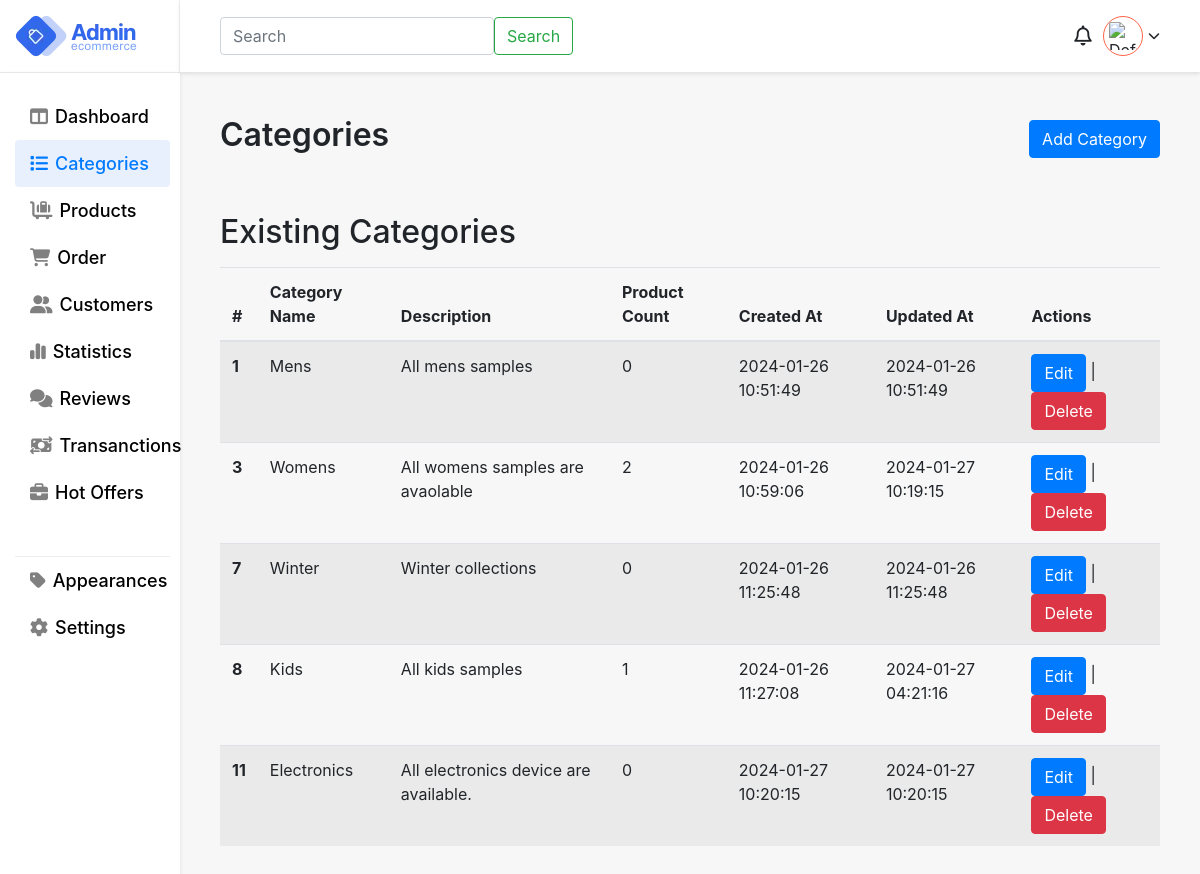
The app's page /files/categories.php (signed in), older data.
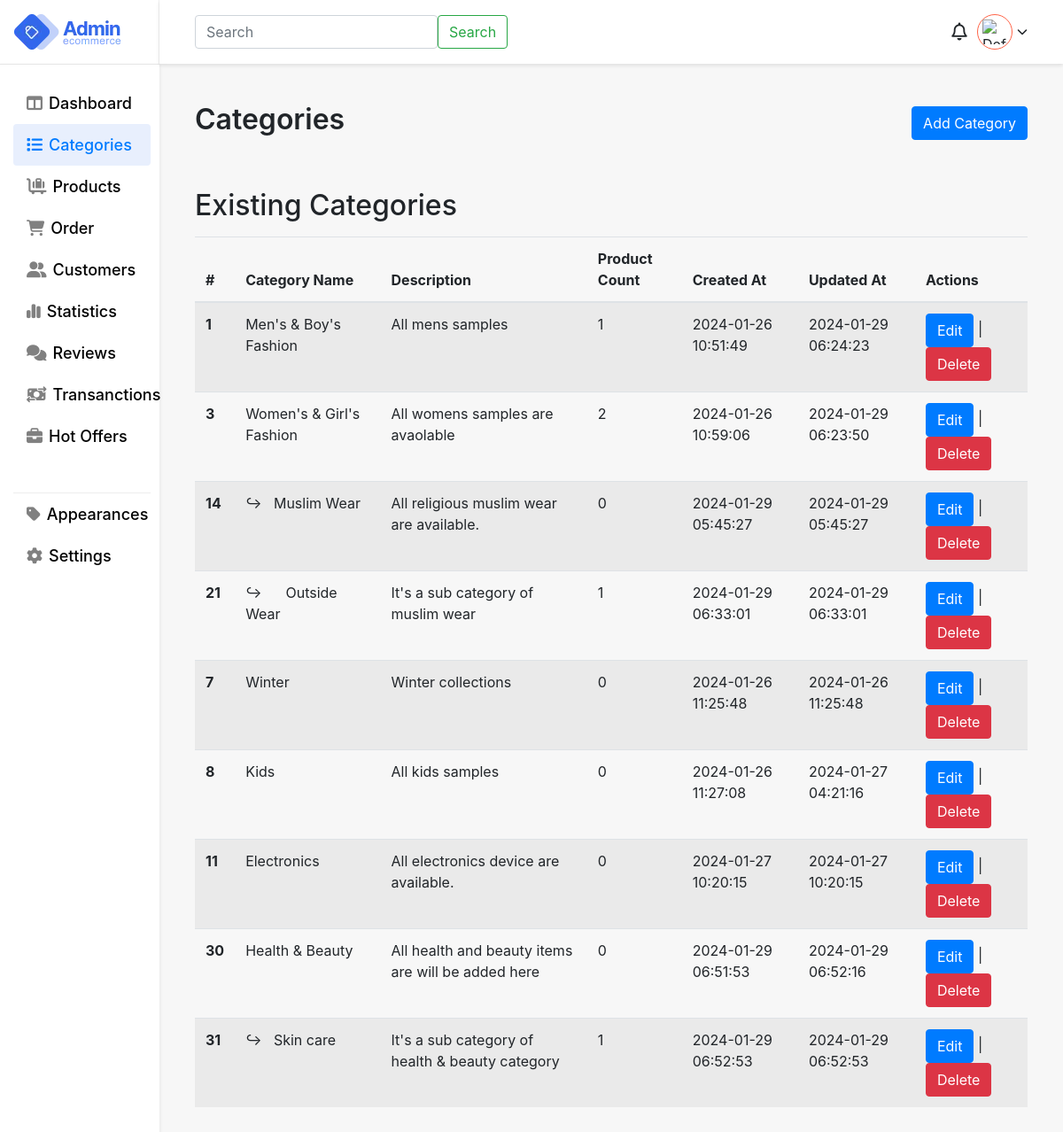
The same page, newer data.
### tables this page shows
CREATE TABLE `categories` (
  `id` int(11) NOT NULL,
  `name` varchar(255) DEFAULT NULL,
  `parent_category_id` int(11) DEFAULT NULL,
  `category_description` text DEFAULT NULL,
  `created_at` timestamp NOT NULL DEFAULT current_timestamp(),
  `updated_at` timestamp NOT NULL DEFAULT current_timestamp() ON UPDATE current_timestamp(),
  `level` int(11) DEFAULT 0
);

### files/categories.php (the view, shortened to what this page needs)
<?php
require_once "../auth/db-connection/config.php";
?>
<!DOCTYPE html>
<html lang="en">
<head>
    <link rel="stylesheet" href="https://stackpath.bootstrapcdn.com/bootstrap/4.5.2/css/bootstrap.min.css">
    <link rel="stylesheet" href="https://cdnjs.cloudflare.com/ajax/libs/font-awesome/6.5.1/css/all.min.css" />
    <link rel="stylesheet" href="../styling/style.css">
</head>
<body style="background:#f7f7f7;">
    <main>
        <div class="app-wrapper">
            <div class="app-sidebar">
                <div class="side-header flex pr-3">
                    <div class="logo flex">
                        <img src="images/logo.webp" alt="logo">
                    </div>
                </div>
                <div class="sidebard-nav">
                    <ul>
                        <li class="">
                            <a href="dashboard.php">
                                <i class="fa-solid fa-table-columns"></i>
                                <span class="block">Dashboard</span>
                            </a>
                        </li>
                        <li class="active">
                            <a href="categories.php">
                                <i class="fa-solid fa-list"></i>
                                <span class="block">Categories</span>
                            </a>
                        </li>
                        <li>
                            <a href="products.php">
                               <i class="fa-solid fa-cart-flatbed-suitcase"></i>
                                <span class="block">Products</span>
                            </a>
                        </li>
                        <li>
                            <a href="">
                                  <i class="fa-solid fa-cart-shopping"></i>
                                <span class="block">Order</span>
                            </a>
                        </li>
                        <li>
                            <a href="">
                                <i class="fa-solid fa-user-group"></i>
                                <span class="block">Customers</span>
                            </a>
                        </li>
                        <li>
                            <a href="">
                                <i class="fa-solid fa-chart-simple"></i>
                                <span class="block">Statistics</span>
                            </a>
                        </li>
                        <li>
                            <a href="">
                                <i class="fa-solid fa-comments"></i>
                                <span class="block">Reviews</span>
                            </a>
                        </li>
                        <li>
                            <a href="">
                                <i class="fa-solid fa-money-bill-transfer"></i>
                                <span class="block">Transanctions</span>
                            </a>
                        </li>
                        <li>
                            <a href="">
                                <i class="fa-solid fa-briefcase"></i>
                                <span class="block">Hot Offers</span>
                            </a>
                        </li>
                         <li class="devided-nav">
                            <a href="">
                                <i class="fa-solid fa-tag"></i>
                                <span class="block">Appearances</span>
                            </a>
                        </li>
                         <li>
                            <a href="">
                                <i class="fa-solid fa-gear"></i>
                                <span class="block">Settings</span>
                            </a>
                        </li>
                    </ul>
                </div>
            </div>
            <div class="header-body">
                <div class="user flex-end">
                    <div class="search">
                        <form class="d-flex gap-3" role="search">
                            <input class="form-control me-2" type="search" placeholder="Search" aria-label="Search">
                            <button class="btn btn-outline-success" type="submit">Search</button>
                        </form>
                    </div>
                    <div class="account">
                        <div class="notifications">
                            <i class="fa-regular fa-bell"></i>
                        </div>
                        <div class="wrap-u" onclick="toggleUserOptions()">
                            <div class="user-pro flex">
                                <?php if (isset($_SESSION["profile_photo"])) : ?>
                                    <img src="<?php echo $_SESSION["profile_photo"]; ?>" alt="Profile Photo">
                                <?php else : ?>
                                    <img src="default_profile_photo.jpg" alt="Default Profile Photo">
                                <?php endif; ?>
                            </div>
                            <i class="fa-solid fa-chevron-down"></i>
                        </div>
                    </div>
                </div>
                <div class="h-container">
                    <div class="main">
                        <div class="flex">
                            <h1 class="page-heading"> Categories </h1>
                           <button type="button" class="btn btn-primary" data-bs-toggle="modal" data-bs-target="#addCategoryModal">Add Category</button>
                        </div>
<?php
$sql = "SELECT c.id, c.name, c.category_description, COUNT(p.id) AS product_count,
       c.created_at, c.updated_at,
       COALESCE(parent.parent_category_id, 0) AS parent_category_id,
       COALESCE(parent.level, 0) AS level
FROM categories c
LEFT JOIN products p ON c.id = p.category_id
LEFT JOIN (
    SELECT id, COALESCE(parent_category_id, 0) AS parent_category_id, 0 AS level
    FROM categories
    WHERE parent_category_id IS NULL
    UNION ALL
    SELECT c.id, c.parent_category_id, parent.level + 1
    FROM categories c
    JOIN categories parent ON c.parent_category_id = parent.id
) parent ON c.id = parent.id
GROUP BY c.id";
try {
    $stmt = $connection->query($sql);
    $categories = $stmt->fetchAll(PDO::FETCH_ASSOC);
} catch (PDOException $e) {
    echo "Error fetching categories: " . $e->getMessage();
    exit;
}
?>
<div class="existing-cat mt-5">
    <h2>Existing Categories</h2>
    <table class="table table-striped mt-3">
        <thead>
            <tr>
                <th scope="col">#</th>
                <th scope="col">Category Name</th>
                <th scope="col">Description</th>
                <th scope="col">Product Count</th>
                <th scope="col">Created At</th>
                <th scope="col">Updated At</th>
                <th scope="col">Actions</th>
            </tr>
        </thead>
        <tbody>
            <?php
            function displayCategories($categories, $parentId = null)
            {
                foreach ($categories as $category) {
                    if ($category['parent_category_id'] == $parentId) {
                        echo '<tr class="level-' . $category['level'] . '">';
                        echo '<th scope="row">' . $category['id'] . '</th>';
                        echo '<td class="level-' . $category['level'] . '">';
                        if ($category['level'] > 0) {
                            echo '&#x21AA;';
                        }
                        echo str_repeat('&nbsp;&nbsp;&nbsp;', $category['level']) . htmlspecialchars($category['name']) . '</td>';
                        echo '<td>' . htmlspecialchars($category['category_description']) . '</td>';
                        echo '<td>' . $category['product_count'] . '</td>';
                        echo '<td>' . htmlspecialchars($category['created_at']) . '</td>';
                        echo '<td>' . htmlspecialchars($category['updated_at']) . '</td>';
                        echo '<td>';
                        echo '<a class="btn btn-primary" href="category_edit.php?up_id=' . $category['id'] . '">Edit</a> | ';
                        echo '<a class="btn btn-danger" href="../auth/backend-assets/category/category_delete.php?del_id=' . $category['id'] . '">Delete</a>';
                        echo '</td>';
                        echo '</tr>';
                        displayCategories($categories, $category['id']);
                    }
                }
            }
            if (!empty($categories)) {
                displayCategories($categories, null);
            } else {
                echo "<tr><td colspan='7'>No categories found</td></tr>";
            }
            ?>
        </tbody>
    </table>
</div>
                    </div>
                </div>
            </div>
        </div>
    </main>
</body>
</html>

### styling/style.css (style rules this page uses)
.flex { display: flex; justify-content: space-between; align-items: center; }
.flex-end { display: flex; justify-content: flex-end; align-items: center; }
.block { display: block; }
.h-container { padding: 40px; transition: all 0.4s ease-in-out; }
.page-heading { font-size: 42px; font-weight: 600; line-height: 45px; }
.app-wrapper { display: flex; justify-content: space-between; min-height: 100vh; }
.app-sidebar { width: 15%; }
.side-header { background: #fff; box-shadow: 0 2px 4px #0000001a; height: 72px; padding: 0 10px 0 15px; padding-right: 10px; border-right: 1px solid #cccccc42; }
.sidebard-nav { background: #fff; box-shadow: 0 2px 4px #0000001a; padding: 0 10px 40px 15px; height: 100%; border-top: 1px solid #cecece82; }
.sidebard-nav ul { padding: 0; margin-top: 20px; list-style: none; }
.sidebard-nav ul li { width: 100%; padding: 15px 0; padding-left: 10px; transition: all 0.4s ease-in-out; }
.sidebard-nav ul li.active, .sidebard-nav ul li:hover { background-color: #e8effd; border-radius: 4px; }
.sidebard-nav ul li a i { color: gray; }
.sidebard-nav ul li:hover a i, .sidebard-nav ul li:hover a, .sidebard-nav ul .active a, .sidebard-nav ul .active a i { color: #007bff !important; }
.sidebard-nav ul li.active a, .sidebard-nav ul li.active a i { color: #007bff !important; }
.sidebard-nav ul li a { font-size: 20px; font-weight: 500; display: flex; align-items: center; gap: 10px; color: black; }
.devided-nav { margin-top: 40px; border-top: 1px solid #d3d3d369; }
.header-body { width: 85%; }
.logo { width: 200px; height: 72px; }
.user { width: 100%; gap: 20px; padding-right: 40px; padding-left: 40px; background: #fff; box-shadow: 0 2px 4px #0000001a; display: flex; justify-content: space-between; align-items: center; height: 72px; }
.user-pro { width: 50px; height: 50px; border-radius: 100%; background: #fff; padding: 5px; border: 1px solid tomato; overflow: hidden; cursor: pointer; }
.user-pro img { width: 100%; height: 100%; object-fit: contain; }
.wrap-u { display: flex; align-items: center; gap: 5px; cursor: pointer; }
.notifications i { font-size: 24px; cursor: pointer; }
.notifications { width: 40px; height: 40px; display: flex; justify-content: center; align-items: center; }
.account { width: 20%; display: flex; align-items: center; justify-content: end; position: relative; }
@media screen and (max-width: 1444px) { .sidebard-nav ul li a { font-size: 18px; gap: 7px; } }
@media screen and (max-width: 1444px) { .sidebard-nav ul li { padding: 10px 0; padding-left: 15px; } }
@media screen and (max-width: 1444px) { .user-pro { width: 40px; height: 40px; } }
@media screen and (max-width: 1444px) { .wrap-u i { font-size: 12px; } }
@media screen and (max-width: 1444px) { .notifications i { font-size: 20px; } }
@media screen and (max-width: 1444px) { .page-heading { font-size: 32px; } }
@media screen and (max-width: 1444px) { .existing-cat { overflow-x: auto; } }

Row changes from the older to the newer data that the page shows:
changed categories "All mens samples": name "Mens" → "Men's & Boy's Fashion"; product_count "0" → "1"; updated_at "2024-01-26 10:51:49" → "2024-01-29 06:24:23"
changed categories "All womens samples are avaolable": name "Womens" → "Women's & Girl's Fashion"; updated_at "2024-01-27 10:19:15" → "2024-01-29 06:23:50"
added categories: id "14", name "Muslim Wear", category_description "All religious muslim wear are available.", product_count "0", created_at "2024-01-29 05:45:27", updated_at "2024-01-29 05:45:27", shown under "3"
added categories: id "21", name "Outside Wear", category_description "It's a sub category of muslim wear", product_count "1", created_at "2024-01-29 06:33:01", updated_at "2024-01-29 06:33:01", shown under "14"
computed for categories "Kids": product_count "1" → "0"
added categories: id "30", name "Health & Beauty", category_description "All health and beauty items are will be added here", product_count "0", created_at "2024-01-29 06:51:53", updated_at "2024-01-29 06:52:16", shown under "Existing Categories"
added categories: id "31", name "Skin care", category_description "It's a sub category of health & beauty category", product_count "1", created_at "2024-01-29 06:52:53", updated_at "2024-01-29 06:52:53", shown under "30"
